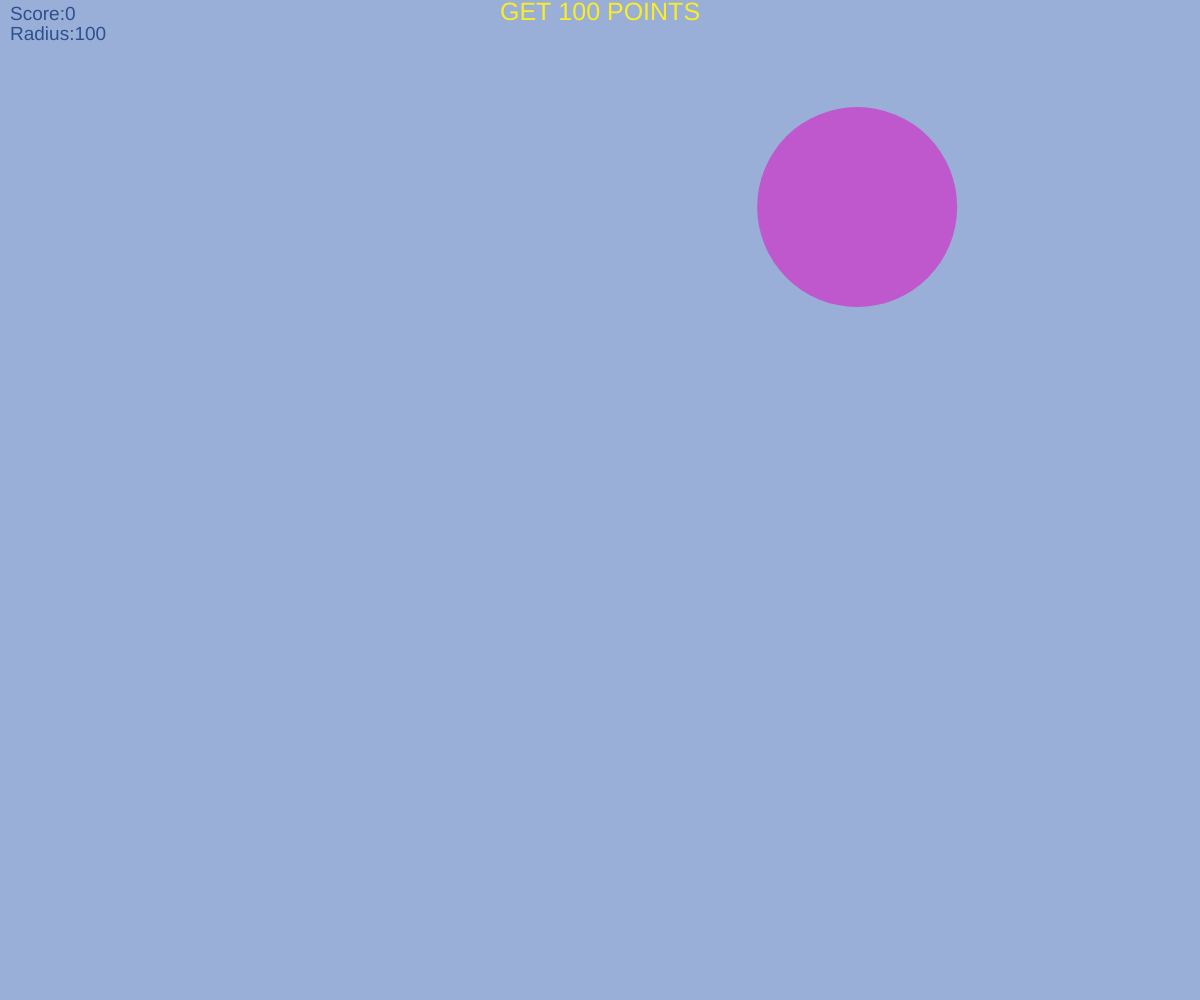
Frame 1 (no input)
Frame 60 (no input): identical to frame 1, image omitted
Frame 120 (the mouse pressed at the canvas centre since frame 60): identical to frame 1, image omitted

The p5.js sketch that drew this single still picture (run headless with seeded random() and noise() and a simulated clock; from frame 60 on, the mouse is pressed at the canvas centre):

// p5.js sketch
// ── sketch.js
let radius = 100;
let x,y;
let score = 0;
let r,g,b;
function setup() {
  createCanvas(windowWidth,windowHeight);
  x = random(windowWidth);
  y = random(windowHeight);
  r = random(255);
  g = random(255);
  b = random(255);
}

function draw() {
  background('#99AFD7');
  fill(r,g,b);
  noStroke();
  ellipse(x,y,radius*2,radius*2);
  textSize(19)
  fill('#2E5090');
  text("Score:"+ score,10,20);
  textSize(25);
  fill('#FAED27');
  text("GET 100 POINTS",windowWidth/2 - 100,20);
  textSize(19);
  fill('#2E5090')
  text('Radius:'+ radius,10,40);
  if (score > 99) {
    textSize(50);
    fill('red');
    textFont('ComicSansMS');
    text('YOU WON',windowWidth/2-100,windowHeight/2);
  }
}
function mousePressed() {
  let d = dist(mouseX, mouseY, x, y);
  if (d < radius) {
    newCircle();
    score = score + 1
    if (score == 10) {
      radius = radius - (radius * 10/100);
    }
    if (score == 20) {
      radius = radius - 10;
    }
    if (score == 30) {
      radius = radius - 10;
    }
    if (score == 40) {
      radius = radius - 10;
    }
    if (score == 50) {
      radius = radius - 10;
    }
    if (score == 60) {
      radius = radius - 10;
    }
    if (score == 70) {
      radius = radius - 10;
    }
    if (score == 80) {
      radius = radius - 10;
    }
  }
}
function newCircle() {
  x = random(windowWidth);
  y = random(windowHeight);
  r = random(255);
  g = random(255);
  b = random(255);
}
setInterval(newCircle,1500);
